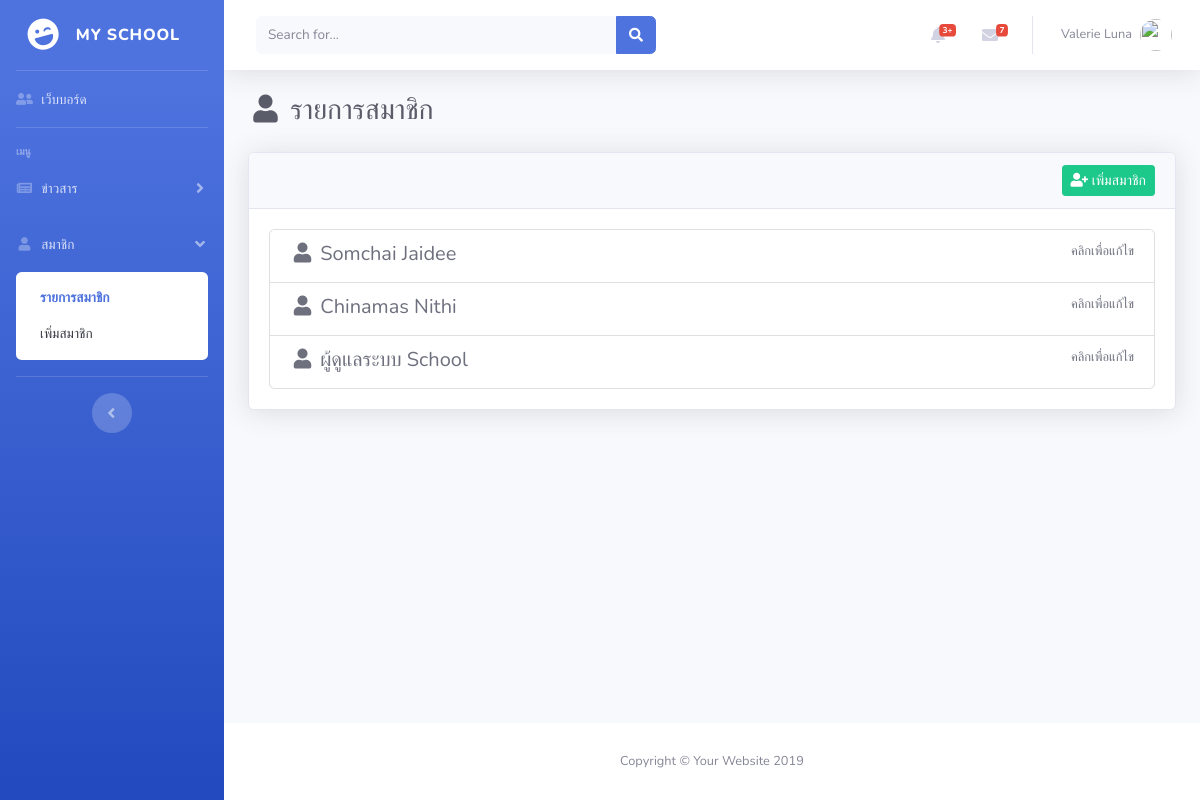
/webapp/backend/memberview.php?status=1 (signed in), run on the app's committed database.
### tables this page shows
CREATE TABLE `user` (
  `userid` int(11) NOT NULL,
  `studentid` int(11) NOT NULL,
  `username` varchar(50) NOT NULL,
  `password` varchar(50) NOT NULL,
  `email` varchar(100) NOT NULL,
  `firstname` varchar(50) NOT NULL,
  `lastname` varchar(50) NOT NULL,
  `lineuserid` varchar(50) NOT NULL,
  `typeid` int(11) NOT NULL
);

### webapp/backend/memberview.php (the view, shortened to what this page needs)
<?php
    require('../connect.php');
?>
<!DOCTYPE html>
<html lang="en">
<head>
  <link href="vendor/fontawesome-free/css/all.min.css" rel="stylesheet" type="text/css">
  <link href="css/sb-admin-2.min.css" rel="stylesheet">
</head>
<body id="page-top">
  <div id="wrapper">
    <ul class="navbar-nav bg-gradient-primary sidebar sidebar-dark accordion" id="accordionSidebar">
      <a class="sidebar-brand d-flex align-items-center justify-content-center" href="index.php">
        <div class="sidebar-brand-icon rotate-n-15">
          <i class="fas fa-laugh-wink"></i>
        </div>
        <div class="sidebar-brand-text mx-3">My School</div>
      </a>
      <hr class="sidebar-divider my-0">
      <li class="nav-item">
        <a class="nav-link" href="index.php">
          <i class="fas fa-fw fa-user-friends"></i>
          <span>เว็บบอร์ด</span></a>
      </li>
      <hr class="sidebar-divider">
      <div class="sidebar-heading">
        เมนู
      </div>
      <li class="nav-item">
        <a class="nav-link collapsed" href="#" data-toggle="collapse" data-target="#collapseOne" aria-expanded="true" aria-controls="collapseOne">
          <i class="fas fa-fw fa-newspaper"></i>
          <span>ข่าวสาร</span>
        </a>
      </li>
      <li class="nav-item">
        <a class="nav-link" href="#" data-toggle="collapse" data-target="#collapseTwo" aria-expanded="true" aria-controls="collapseTwo">
          <i class="fas fa-fw fa-user"></i>
          <span>สมาชิก</span>
        </a>
        <div id="collapseTwo" class="collapse show" aria-labelledby="headingTwo" data-parent="#accordionSidebar">
          <div class="bg-white py-2 collapse-inner rounded">
            <a class="collapse-item active" href="memberview.php">รายการสมาชิก</a>
            <a class="collapse-item" href="memberadd.php">เพิ่มสมาชิก</a>
          </div>
        </div>
      </li>
      <hr class="sidebar-divider d-none d-md-block">
      <div class="text-center d-none d-md-inline">
        <button class="rounded-circle border-0" id="sidebarToggle"></button>
      </div>
    </ul>
    <div id="content-wrapper" class="d-flex flex-column">
      <div id="content">
        <nav class="navbar navbar-expand navbar-light bg-white topbar mb-4 static-top shadow">
          <form class="d-none d-sm-inline-block form-inline mr-auto ml-md-3 my-2 my-md-0 mw-100 navbar-search">
            <div class="input-group">
              <input type="text" class="form-control bg-light border-0 small" placeholder="Search for..." aria-label="Search" aria-describedby="basic-addon2">
              <div class="input-group-append">
                <button class="btn btn-primary" type="button">
                  <i class="fas fa-search fa-sm"></i>
                </button>
              </div>
            </div>
          </form>
          <ul class="navbar-nav ml-auto">
            <li class="nav-item dropdown no-arrow mx-1">
              <a class="nav-link dropdown-toggle" href="#" id="alertsDropdown" role="button" data-toggle="dropdown" aria-haspopup="true" aria-expanded="false">
                <i class="fas fa-bell fa-fw"></i>
                <span class="badge badge-danger badge-counter">3+</span>
              </a>
            </li>
            <li class="nav-item dropdown no-arrow mx-1">
              <a class="nav-link dropdown-toggle" href="#" id="messagesDropdown" role="button" data-toggle="dropdown" aria-haspopup="true" aria-expanded="false">
                <i class="fas fa-envelope fa-fw"></i>
                <span class="badge badge-danger badge-counter">7</span>
              </a>
            </li>
            <li class="nav-item dropdown no-arrow">
              <a class="nav-link dropdown-toggle" href="#" id="userDropdown" role="button" data-toggle="dropdown" aria-haspopup="true" aria-expanded="false">
                <span class="mr-2 d-none d-lg-inline text-gray-600 small">Valerie Luna</span>
                <img class="img-profile rounded-circle" src="https://source.unsplash.com/QAB-WJcbgJk/60x60">
              </a>
            </li>
          </ul>
        </nav>
        <div class="container-fluid">
          <h1 class="h3 mb-4 text-gray-800"><i class="fas fa-fw fa-user"></i> รายการสมาชิก</h1>
          <div class="row">
            <div class="col-lg-12 mb-4">
              <div class="card shadow mb-4">
                <div class="card-header">
                  <span class="float-sm-right"><a class="btn btn-sm btn-success" href="memberadd.php"><i class="fas fa-fw fa-user-plus"></i> เพิ่มสมาชิก</a></span>
                </div>
                <div class="card-body">
                  <div class="list-group">
                  <?php
                            $sql = "SELECT * FROM user ORDER BY userid DESC";
                            $result = mysqli_query($link, $sql);
                            while($data = mysqli_fetch_array($result)) {
                        ?>
                              <a href="memberedit.php?userid=<?php echo $data['userid']; ?>" class="list-group-item list-group-item-action flex-column align-items-start">
                                <div class="d-flex w-100 justify-content-between">
                                  <h5 class="mb-1"><i class="fas fa-fw fa-user"></i> <?php echo $data['firstname']; ?> <?php echo $data['lastname']; ?></h5>
                                  <small>คลิกเพื่อแก้ไข</small>
                                </div>
                              </a>
                        <?php
                            }
                      ?>
                  </div>
                </div>
              </div>
            </div>
          </div>
        </div>
      </div>
      <footer class="sticky-footer bg-white">
        <div class="container my-auto">
          <div class="copyright text-center my-auto">
            <span>Copyright &copy; Your Website 2019</span>
          </div>
        </div>
      </footer>
    </div>
  </div>
</body>
</html>

### data on the page
user: firstname "Somchai", lastname "Jaidee"
user: firstname "Chinamas", lastname "Nithi"
user: firstname "ผู้ดูแลระบบ", lastname "School"
